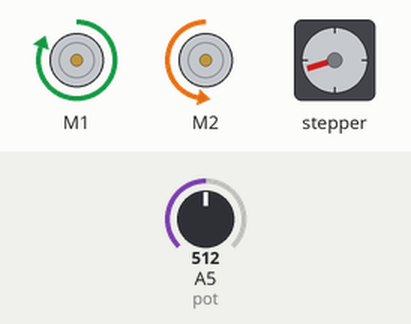
This sketch was run on a simulated Arduino Uno, built with avr-gcc and run on an emulated ATmega328P. Parts: 2 × DC motor (green arrow = forward, orange = backward, longer = faster), stepper motor. Inputs (shaded band) come from the test bench; at power-on: A5 (pot) = 512. Stepper angles assume 200 steps per turn; what the sketch prints to the serial monitor is not drawn.

Above: at 1.2 s.
1.3 s: A5 (pot) set to 792
At 1.73 s:
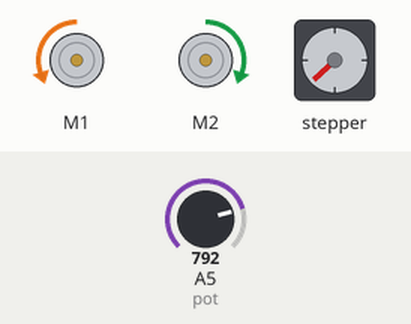
4.3 s: A5 (pot) set to 813
At 5.5 s:
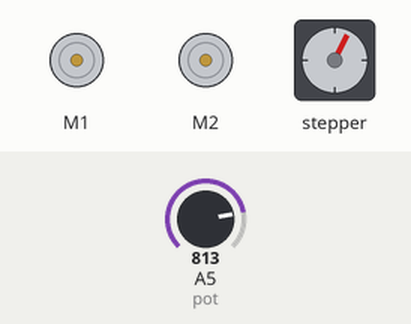
5.8 s: A5 (pot) set to 790
At 5.96 s:
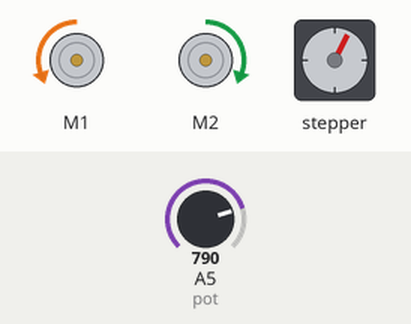
8.8 s: A5 (pot) set to 810
At 9.5 s:
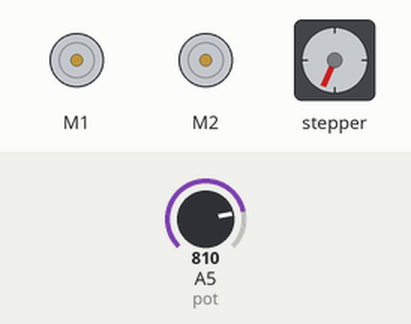
10.3 s: A5 (pot) set to 716
At 10.46 s:
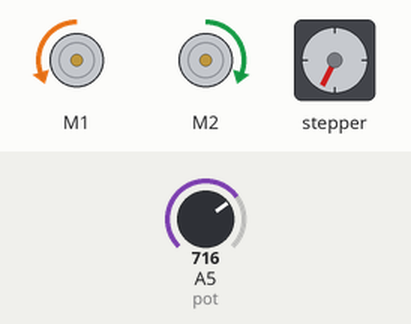
13.3 s: A5 (pot) set to 590
At 13.53 s:
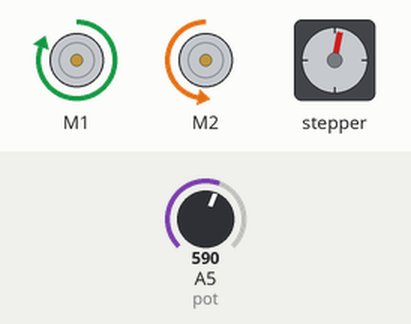
Timing chart, 0 to 63.8 s (numbered marks = the images above; inputs shaded):
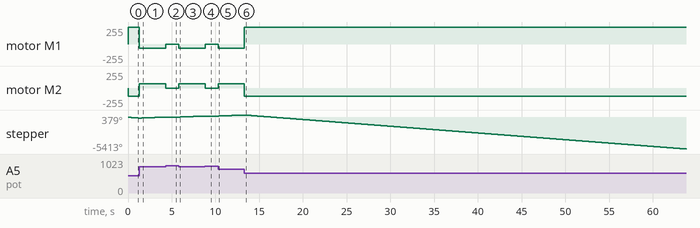

Measured:
- the behaviour switches between 799 and 800 on A5 (pot) (found by bisection; images 1 and 2)
- after the input at 1.3 s, motor M1: forward 255/255 → backward 63/255 at once; motor M2: backward 127/255 → forward 63/255 at once
- after the input at 4.3 s, motor M1: backward 63/255 → stopped at once; motor M2: forward 63/255 → stopped at once; stepper: stops changing and stays 27°
- after the input at 5.8 s, motor M1: stopped → backward 63/255 at once; motor M2: stopped → forward 63/255 at once; stepper: keeps turning clockwise at about 59°/s, starting at once
- after the input at 8.8 s, motor M1: backward 63/255 → stopped at once; motor M2: forward 63/255 → stopped at once; stepper: stops changing and stays 203°
- after the input at 10.3 s, motor M1: stopped → backward 63/255 at once; motor M2: stopped → forward 63/255 at once; stepper: keeps turning clockwise at about 59°/s, starting at once
- after the input at 13.3 s, motor M1: backward 63/255 → forward 255/255 at once; motor M2: forward 63/255 → backward 127/255 at once

The sketch:

Program_No_4.ino
```cpp
/*
    Make a program to implement the following events:
    2.a. Use ADAFRUIT Motor Driver v.1
    2.b. Use ADAFRUIT Motor Driver v.2

    ANA 5       Motor1      Motor2      Stepper(1.8deg/Step)
    POT         Channel 1   Channel 2   Port 2
    <200        CLOCKWISE   C.CLOCKWISE C.CLOCKWISE
                100% DC     100% DC     30 STEPS - 40rpm
    <400        CLOCKWISE   C.CLOCKWISE CLOCKWISE
                50% DC      100% DC     25 STEPS - 30rpm
    <600        CLOCKWISE   C.CLOCKWISE C.CLOCKWISE
                100% DC     50% DC      1 STEP - 20rpm
    <800        C.CLOCKWISE CLOCKWISE   CLOCKWISE
                25% DC      25% DC      1 STEP - 10rpm
    OTHERWISE   STOP        STOP        STOP
*/

#include <Adafruit_MotorShield.h>

Adafruit_MotorShield AFMS = Adafruit_MotorShield();
Adafruit_DCMotor *motor1 = AFMS.getMotor(1);
Adafruit_DCMotor *motor2 = AFMS.getMotor(2);
Adafruit_StepperMotor *motor3 = AFMS.getStepper(200, 2);

int pot = A5;
int val;

void setup() {
    Serial.begin(9600);
}

void loop() {
    val = analogRead(pot);
    Serial.println(val);

    if (val < 200) {
        motor1->setSpeed(255);
        motor1->run(FORWARD);
        motor2->setSpeed(255);
        motor2->run(BACKWARD);
        motor3->setSpeed(40);
        motor3->step(30, BACKWARD, SINGLE);
    } else if (val < 400) {
        motor1->setSpeed(255 * 0.5);
        motor1->run(FORWARD);
        motor2->setSpeed(255);
        motor2->run(BACKWARD);
        motor3->setSpeed(30);
        motor3->step(25, FORWARD, SINGLE);
    } else if (val < 600) {
        motor1->setSpeed(255);
        motor1->run(FORWARD);
        motor2->setSpeed(255 * 0.5);
        motor2->run(BACKWARD);
        motor3->setSpeed(20);
        motor3->step(1, BACKWARD, SINGLE);
    } else if (val < 800) {
        motor1->setSpeed(255 * 0.25);
        motor1->run(BACKWARD);
        motor2->setSpeed(255 * 0.25);
        motor2->run(FORWARD);
        motor3->setSpeed(10);
        motor3->step(1, FORWARD, SINGLE);
    } else {
        motor1->run(RELEASE);
        motor2->run(RELEASE);
        motor3->step(0, FORWARD, SINGLE);
    }
}
```
